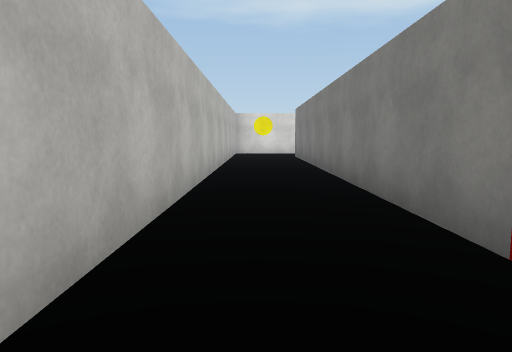
View 1 (above)

24 first-person views from a walk through a Unity game level. The camera is 1.2 m above the floor, tilts 6° down and sees 70° across. The floor is counted in squares, 2 m on a side. Each view is taken from the middle of a square. On the plan, view 1 faces up. The plan holds only what a view shows up to about 10 squares ahead; the rest is blank. Surface patterns are stand-ins for the level's own textures.

View 2
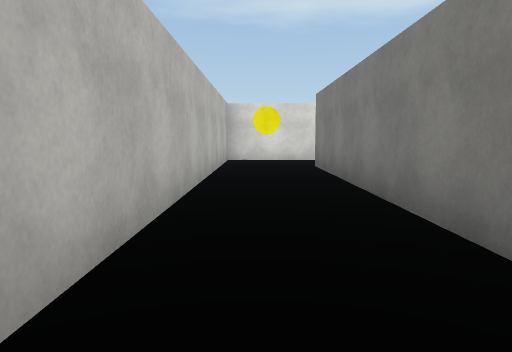

View 3
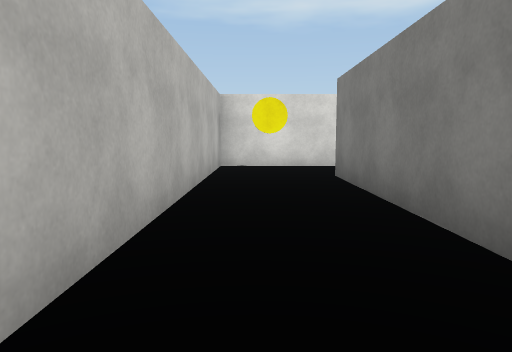

View 4
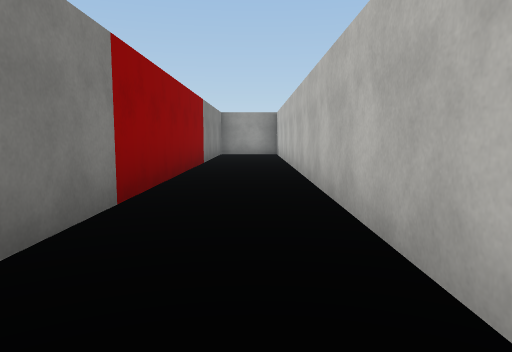

View 5
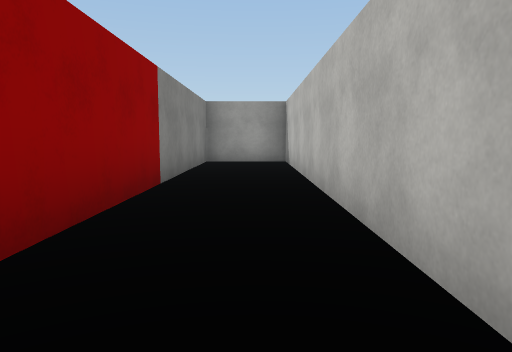

View 6
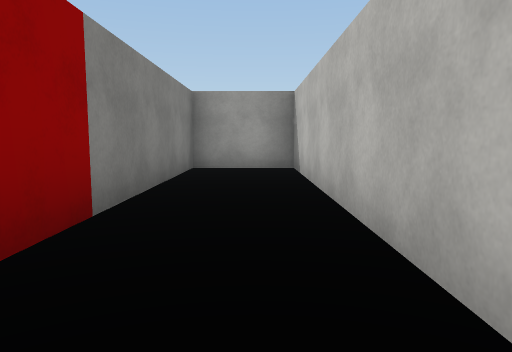

View 7
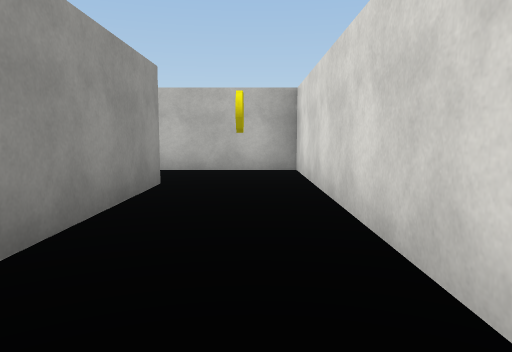

View 8
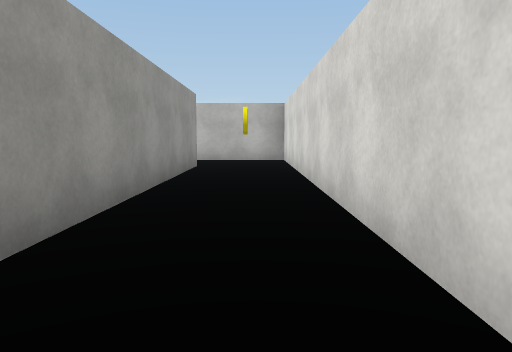

View 9
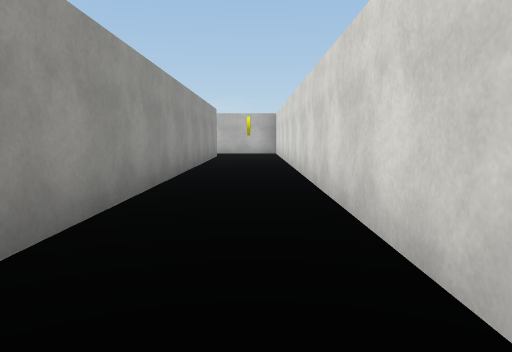

View 10
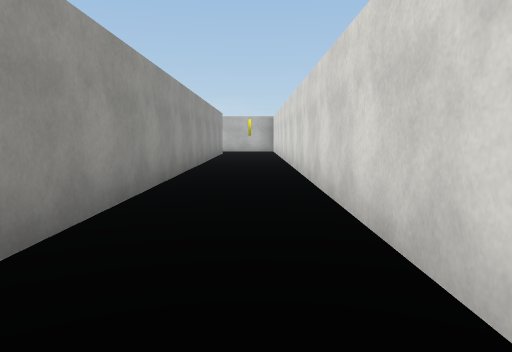

View 11
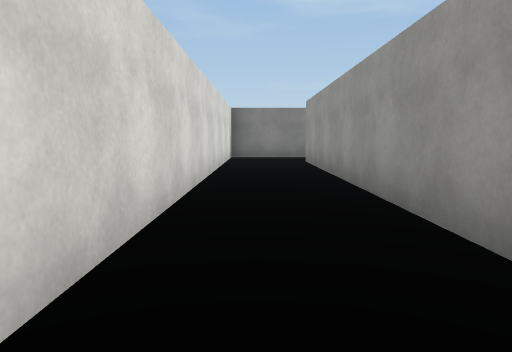

View 12
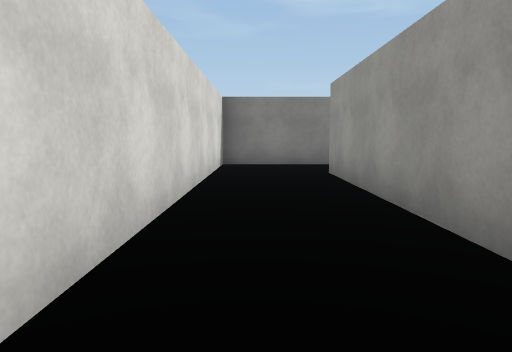

View 13
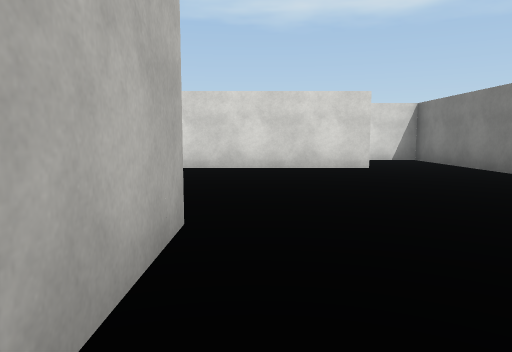

View 14
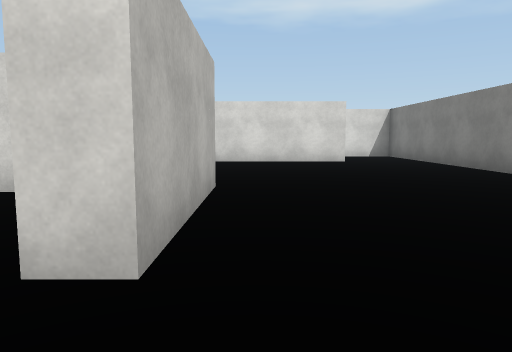

View 15
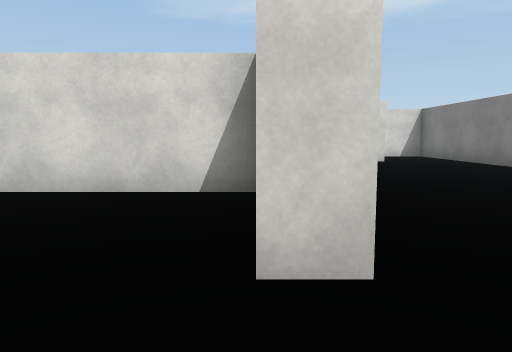

View 16
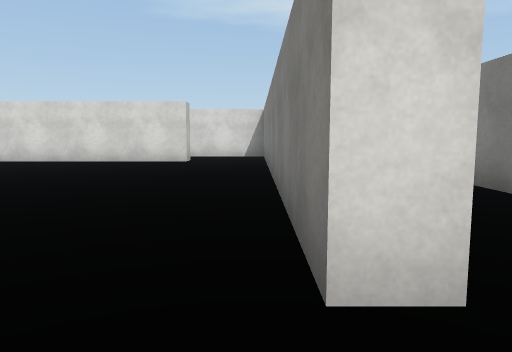

View 17
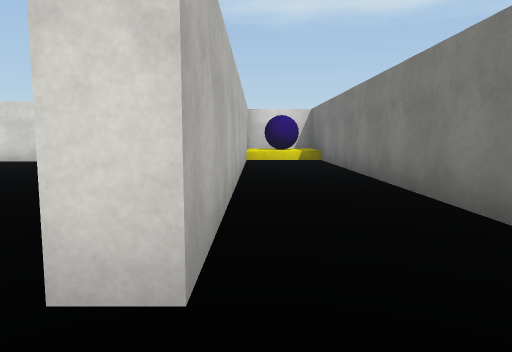

View 18
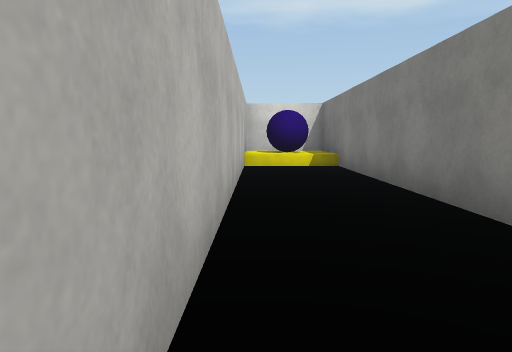

View 19
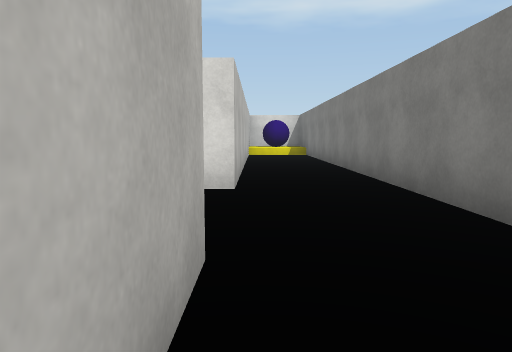

View 20
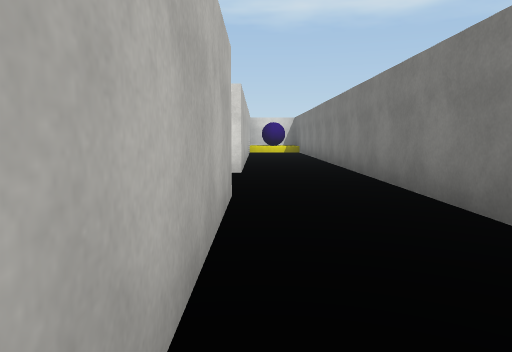

View 21
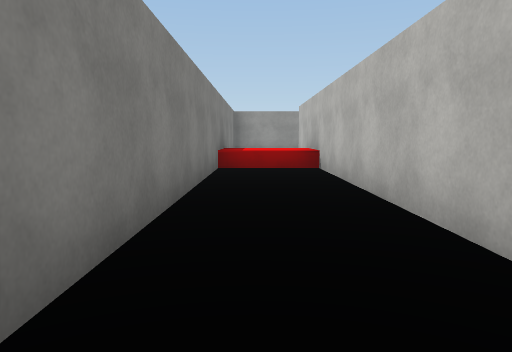

View 22
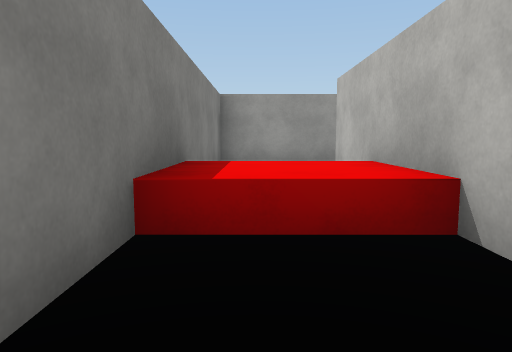

View 23
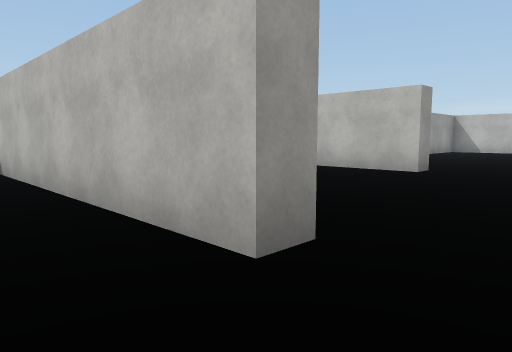

View 24
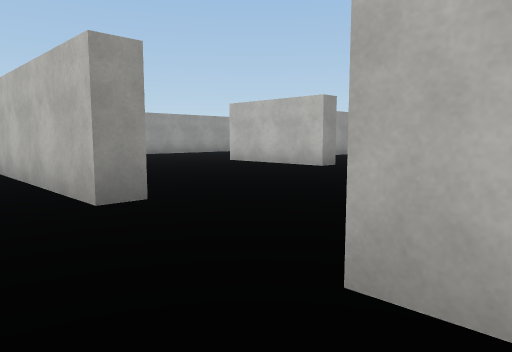

### Floor plan
Key: @ floor where view 1 was taken; # wall or solid block; . main floor; : floor 0.5 m higher than the main floor; = window, fence, low wall or low ledge; ^ raised ledge; B ball.
Columns run from 1 left of view 1 to 24 right of it. Each row starts with its distance up from view 1.
 14 ##########################
 13 #...........  . ......#:B#
 12 #.###################.#::#
 11 #.#             ......#..#
 10 #.#             ......#..#
  9 #.#              .....#..#
  8 #.#              .....#..#
  7 #.#               ....#..#
  6 #.#           ####    #..#
  5 #.#             .#    #..#
  4 #.#              #.   #..#
  3 # #                   ...#
  2 # #              ..   ...#
  1 #.#             ....     #
  0 #@#          ........ #  #
 -1 #.#          ....#....#. #
 -2 #.#              #....#. #
 -3 #.#              #... #..#
 -4 #.#               ... #..#
 -5 #.#                   #=.#
 -6 #.#                    #^#
 -7 #.#                    #^#
 -8 #.#                    # #
 -9 ###                    # #
-10                          #
-11                       ####

Where each view was taken, in squares from view 1:
view 1: 0 up, 0 right, facing up
view 2: 4 up, 0 right, facing up
view 3: 6 up, 0 right, facing up
view 4: 5 up, 0 right, facing down
view 5: 1 up, 0 right, facing down
view 6: 1 down, 0 right, facing down
view 7: 13 up, 6 right, facing left
view 8: 13 up, 9 right, facing left
view 9: 13 up, 13 right, facing left
view 10: 13 up, 15 right, facing left
view 11: 13 up, 10 right, facing right
view 12: 13 up, 13 right, facing right
view 13: 4 up, 17 right, facing up
view 14: 2 up, 17 right, facing up
view 15: 2 up, 16 right, facing up
view 16: 2 up, 21 right, facing up
view 17: 2 up, 22 right, facing up
view 18: 4 up, 22 right, facing up
view 19: 1 down, 22 right, facing up
view 20: 3 down, 22 right, facing up
view 21: 2 up, 23 right, facing down
view 22: 3 down, 23 right, facing down
view 23: 2 up, 23 right, facing down-left
view 24: 4 up, 23 right, facing down-left
